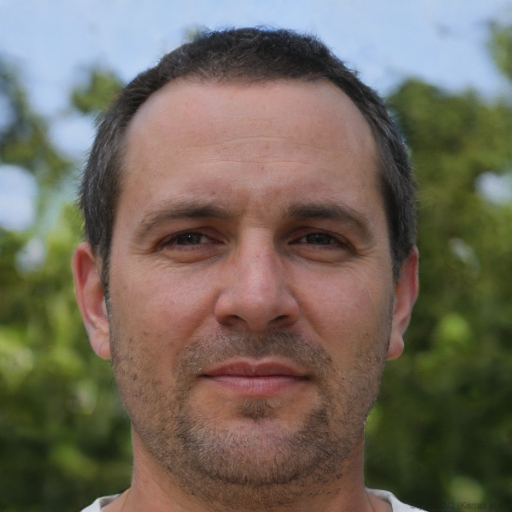
#> input picture test_ai.png, 1024 x 1024 px, given in place of the camera (shown at 1/2 size)
$ python detector_v2.py
#> lines starting #> are read from the running program, lines starting #| are printed output that depends on the picture; after the words box and inside, x2 and y2 are one past the last pixel; in counts of white or black regions, pixels touching at a corner belong together
import cv2
import numpy as np
from datetime import datetime
import json
import os

try:
    from mediapipe.tasks import python
    from mediapipe.tasks.python import vision
    import mediapipe as mp
    NEW_MEDIAPIPE = True
except:
    NEW_MEDIAPIPE = False

INCIDENT_LOG = os.path.expanduser("~/incidents_v2.json")

def log_incident(confidence, reason, bbox):
    incidents = []
    if os.path.exists(INCIDENT_LOG):
        with open(INCIDENT_LOG, 'r') as f:
            incidents = json.load(f)
    incident = {
        "id": len(incidents) + 1,
        "timestamp": datetime.now().isoformat(),
        "confidence": round(confidence, 2),
        "reason": reason,
        "location": f"x:{bbox[0]}, y:{bbox[1]}",
        "status": "detected",
        "theater": "Demo Theater",
        "screen": "Screen 1"
    }
    incidents.append(incident)
    with open(INCIDENT_LOG, 'w') as f:
        json.dump(incidents, f, indent=2)
    print(f"INCIDENT LOGGED | {reason} | Confidence: {confidence:.0%} | {incident['timestamp']}")
    return incident

def detect_phone_screen(frame, mean_brightness):
    gray = cv2.cvtColor(frame, cv2.COLOR_BGR2GRAY)
    threshold = max(180, mean_brightness + 60)
    _, bright_mask = cv2.threshold(gray, threshold, 255, cv2.THRESH_BINARY)
    contours, _ = cv2.findContours(bright_mask, cv2.RETR_EXTERNAL, cv2.CHAIN_APPROX_SIMPLE)
    detections = []
    for contour in contours:
        area = cv2.contourArea(contour)
        if area < 800:
            continue
        x, y, w, h = cv2.boundingRect(contour)
        aspect_ratio = w / h if h > 0 else 0
        if 0.4 <= aspect_ratio <= 2.5:
            confidence = 0.0
            frame_area = frame.shape[0] * frame.shape[1]
            size_ratio = area / frame_area
            if 0.01 <= size_ratio <= 0.3:
                confidence += 0.35
            roi = gray[y:y+h, x:x+w]
            roi_brightness = np.mean(roi)
            contrast = roi_brightness - mean_brightness
            if contrast > 40:
                confidence += 0.35
            rect_area = w * h
            fill_ratio = area / rect_area if rect_area > 0 else 0
            if fill_ratio > 0.6:
                confidence += 0.30
            if confidence >= 0.65:
                detections.append({
                    'bbox': (x, y, w, h),
                    'confidence': confidence,
                    'reason': 'Bright screen detected'
                })
    return detections

def detect_hand_posture(frame):
    """Detect hand holding phone using contour and skin color analysis"""
    detections = []

    # Convert to HSV for skin detection
    hsv = cv2.cvtColor(frame, cv2.COLOR_BGR2HSV)

    # Skin color range in HSV
    lower_skin = np.array([0, 20, 70], dtype=np.uint8)
    upper_skin = np.array([20, 255, 255], dtype=np.uint8)
    skin_mask = cv2.inRange(hsv, lower_skin, upper_skin)

    # Also include slightly darker skin tones
    lower_skin2 = np.array([170, 20, 70], dtype=np.uint8)
    upper_skin2 = np.array([180, 255, 255], dtype=np.uint8)
    skin_mask2 = cv2.inRange(hsv, lower_skin2, upper_skin2)
    skin_mask = cv2.bitwise_or(skin_mask, skin_mask2)

    # Clean up mask
    kernel = np.ones((5,5), np.uint8)
    skin_mask = cv2.morphologyEx(skin_mask, cv2.MORPH_CLOSE, kernel)
    skin_mask = cv2.morphologyEx(skin_mask, cv2.MORPH_OPEN, kernel)

    contours, _ = cv2.findContours(skin_mask, cv2.RETR_EXTERNAL, cv2.CHAIN_APPROX_SIMPLE)

    fh, fw = frame.shape[:2]

    for contour in contours:
        area = cv2.contourArea(contour)
        if area < 2000:
            continue

        x, y, w, h = cv2.boundingRect(contour)

        confidence = 0.0
        reason_parts = []

        # Hand in upper half of frame = raised toward screen
        if y < fh * 0.6:
            confidence += 0.35
            reason_parts.append("hand elevated")

        # Aspect ratio check — hand holding phone is taller than wide
        aspect = h / w if w > 0 else 0
        if 1.2 <= aspect <= 4.0:
            confidence += 0.35
            reason_parts.append("recording grip")

        # Size check
        size_ratio = area / (fw * fh)
        if 0.02 <= size_ratio <= 0.25:
            confidence += 0.30
            reason_parts.append("hand size match")

        if confidence >= 0.65:
            detections.append({
                'bbox': (x, y, w, h),
                'confidence': confidence,
                'reason': f"Hand posture: {', '.join(reason_parts)}"
            })

    return detections

def main():
    print("=" * 60)
    print("CINEMA PIRACY SOLUTION v2 - Smart AI Detector")
    print("US Provisional Patent App. 64/049,190")
    print("Detection: Screen brightness + Hand posture analysis")
    print("=" * 60)
    print("\nDetection modes:")
    print("  1. Bright screen detection (orange box)")
    print("  2. Hand posture detection (red box)")
    print("  3. Combined = HIGH CONFIDENCE alert")
    print("\nPress Q to quit | Press D to toggle dark mode\n")

    cap = cv2.VideoCapture(0)
    if not cap.isOpened():
        print("ERROR: Could not open camera")
        return

    cap.set(cv2.CAP_PROP_FRAME_WIDTH, 1280)
    cap.set(cv2.CAP_PROP_FRAME_HEIGHT, 720)

    alert_cooldown = 0
    total_incidents = 0
    dark_mode = False

    print("Camera active. Smart detection running...\n")

    while True:
        ret, frame = cap.read()
#> frame is the input picture: shape (1024, 1024, 3); mean B, G, R 92.1, 104.7, 114
        if not ret:
            break

        if dark_mode:
            frame = cv2.convertScaleAbs(frame, alpha=0.3, beta=0)

        gray = cv2.cvtColor(frame, cv2.COLOR_BGR2GRAY)
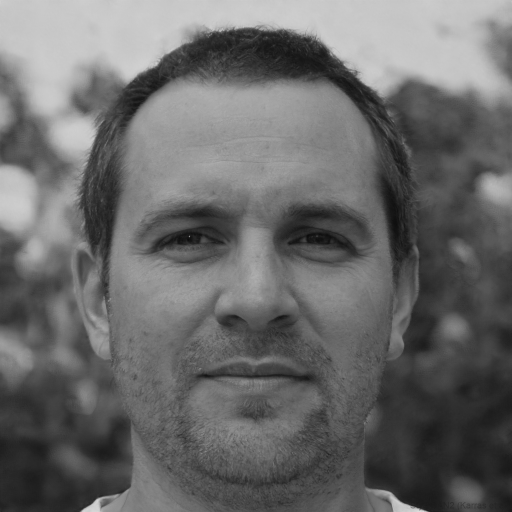
#> gray: shape (1024, 1024) (shown at 1/2 size); min 8, max 227, mean 106.1
        mean_brightness = np.mean(gray)
#> mean_brightness = 106.1

        screen_detections = detect_phone_screen(frame, mean_brightness)
#> in detect_phone_screen, `threshold = max(180, mean_brightness + 60)`: threshold = 180
#> in detect_phone_screen, `_, bright_mask = cv2.threshold(gray, threshold, 255, cv2.THRESH_BINARY)`:
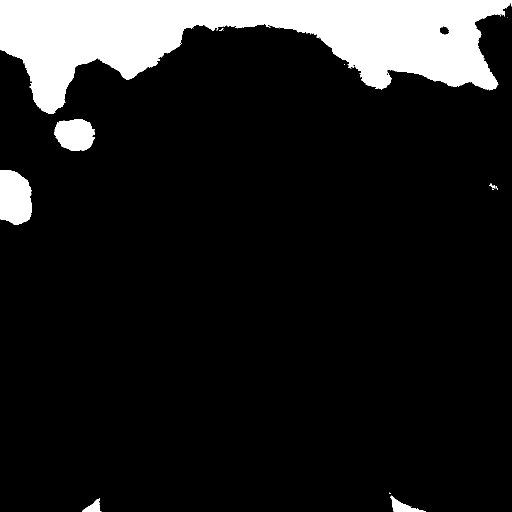
#> bright_mask: shape (1024, 1024) (shown at 1/2 size); 12.4% white; 22 white regions (16 under 20 px)
#> in detect_phone_screen, `contours, _ = cv2.findContours(bright_mask, cv2.RETR_EXTERNAL, cv2.CHA..`: contours = 21 contours, 15 with area under 20; largest, box (x1, y1, x2, y2) and area: (0, 0, 1024, 228) 117487, (0, 340, 63, 450) 5752, (109, 238, 190, 302) 3918, (781, 991, 852, 1024) 772, (164, 997, 203, 1024) 466, (979, 367, 991, 377) 26
#> the loop in detect_phone_screen, `for contour in contours:` made 21 passes
#> (area, x, y, w, h, aspect_ratio, confidence, frame_area) on passes 8 to 9: (5751.5, 0, 340, 63, 110, 0.573, 0.65, 1048576), (3918, 109, 238, 81, 64, 1.27, 0.65, 1048576)
#> area on passes 2, 3, 7: 465.5, 772, 25.5
#> after the loop in detect_phone_screen, `for contour in contours:`:
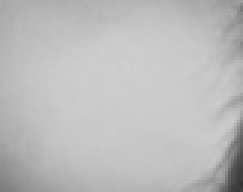
#> roi: shape (64, 81) (shown 3 times larger); min 51, max 208, mean 188
#> after the loop in detect_phone_screen, `for contour in contours:`: detections = []
#> screen_detections = []
        hand_detections = detect_hand_posture(frame)
#> in detect_hand_posture, `hsv = cv2.cvtColor(frame, cv2.COLOR_BGR2HSV)`: hsv: shape (1024, 1024, 3); mean H, S, V 38.5, 93.5, 125.6
#> in detect_hand_posture, `skin_mask = cv2.inRange(hsv, lower_skin, upper_skin)`: skin_mask: shape (1024, 1024); 43.1% white; 159 white regions (150 under 20 px), largest, box (x1, y1, x2, y2) and area: (144, 117, 838, 1024) 450825, (217, 199, 237, 222) 128, (214, 256, 228, 273) 86
#> in detect_hand_posture, `skin_mask2 = cv2.inRange(hsv, lower_skin2, upper_skin2)`:
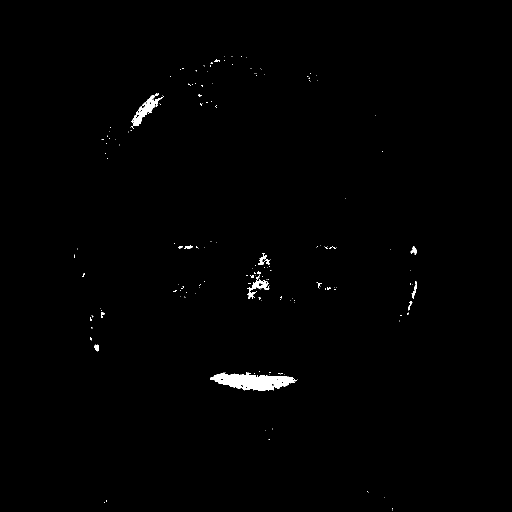
#> skin_mask2: shape (1024, 1024) (shown at 1/2 size); 0.68% white; 174 white regions (155 under 20 px), largest, box (x1, y1, x2, y2) and area: (420, 745, 593, 782) 3817, (262, 186, 328, 258) 1233, (495, 549, 539, 582) 494
#> in detect_hand_posture, `skin_mask = cv2.bitwise_or(skin_mask, skin_mask2)`: skin_mask: shape (1024, 1024); 43.8% white; 127 white regions (119 under 20 px), largest, box (x1, y1, x2, y2) and area: (144, 112, 838, 1024) 458167, (217, 199, 237, 222) 128, (214, 254, 228, 273) 92
#> in detect_hand_posture, `skin_mask = cv2.morphologyEx(skin_mask, cv2.MORPH_CLOSE, kernel)`: skin_mask: shape (1024, 1024); 44.2% white; 50 white regions (45 under 20 px), largest, box (x1, y1, x2, y2) and area: (144, 112, 838, 1024) 463174, (217, 194, 241, 222) 159, (759, 248, 768, 254) 32, (165, 413, 169, 422) 25, (242, 185, 246, 192) 21
#> in detect_hand_posture, `skin_mask = cv2.morphologyEx(skin_mask, cv2.MORPH_OPEN, kernel)`:
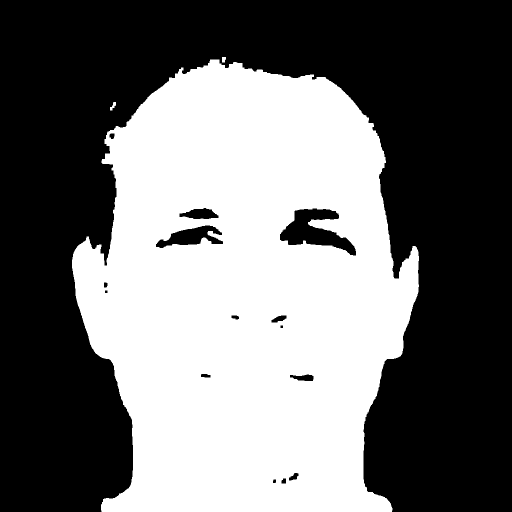
#> skin_mask: shape (1024, 1024) (shown at 1/2 size); 44.1% white; 3 white regions
#> in detect_hand_posture, `contours, _ = cv2.findContours(skin_mask, cv2.RETR_EXTERNAL, cv2.CHAIN..`: contours = 3 contours; box (x1, y1, x2, y2) and area: (144, 119, 838, 1024) 473074, (220, 204, 232, 221) 76, (444, 114, 452, 125) 60
#> the loop in detect_hand_posture, `for contour in contours:` made 3 passes
#> (area, x, y, w, h, confidence, aspect, size_ratio) on pass 2: (473073.5, 144, 119, 694, 905, 0.7, 1.3, 0.451)
#> area on passes 1, 3: 76, 60
#> after the loop in detect_hand_posture, `for contour in contours:`: detections = 1 item
#> hand_detections = 1 item

        all_detections = []

        for det in screen_detections:
            x, y, w, h = det['bbox']
            cv2.rectangle(frame, (x, y), (x+w, y+h), (0, 165, 255), 2)
            cv2.putText(frame, f"SCREEN {det['confidence']:.0%}",
                       (x, y-8), cv2.FONT_HERSHEY_SIMPLEX, 0.6, (0,165,255), 2)
            all_detections.append(det)
#> this loop made 0 passes
#> after the loop, all_detections = []

        for det in hand_detections:
            x, y, w, h = det['bbox']
            cv2.rectangle(frame, (x, y), (x+w, y+h), (0, 0, 255), 2)
            cv2.putText(frame, f"HAND {det['confidence']:.0%}",
                       (x, y-8), cv2.FONT_HERSHEY_SIMPLEX, 0.6, (0,0,255), 2)
            all_detections.append(det)
#> this loop made 1 pass
#> (x, y, w, h) on pass 1: (144, 119, 694, 905)
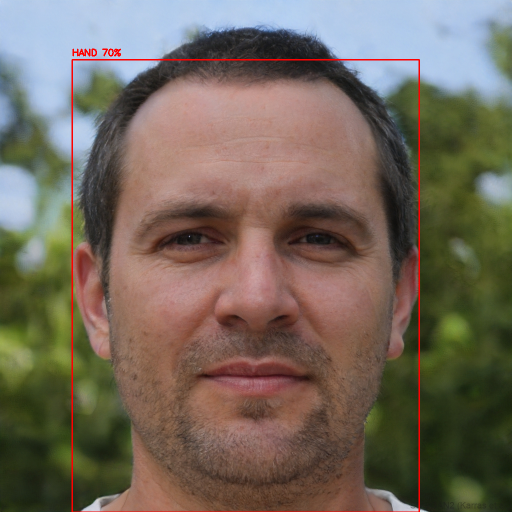
#> frame: shape (1024, 1024, 3) (shown at 1/2 size); 0.85% of pixels changed, all inside (x1, y1, x2, y2) = (143, 97, 840, 1024)
#> after the loop, all_detections = 1 item

        fh, fw = frame.shape[:2]
#> fh = 1024; fw = 1024

        if screen_detections and hand_detections:
            combined = min(1.0, screen_detections[0]['confidence'] + hand_detections[0]['confidence'] * 0.5)
            cv2.rectangle(frame, (5, 50), (fw-5, 115), (0, 0, 150), -1)
            cv2.putText(frame, f"HIGH CONFIDENCE PIRACY DETECTED: {combined:.0%}",
                       (15, 92), cv2.FONT_HERSHEY_SIMPLEX, 0.85, (255,255,255), 2)
            if alert_cooldown <= 0:
                log_incident(combined, "COMBINED: Screen + Hand posture", screen_detections[0]['bbox'])
                total_incidents += 1
                alert_cooldown = 45
        elif all_detections and alert_cooldown <= 0:
            best = max(all_detections, key=lambda x: x['confidence'])
#> best = 3 items
            if best['confidence'] >= 0.70:
                log_incident(best['confidence'], best['reason'], best['bbox'])
                total_incidents += 1
                alert_cooldown = 30

        if alert_cooldown > 0:
            alert_cooldown -= 1

        has_detection = len(all_detections) > 0
#> has_detection = True
        status_color = (0, 0, 255) if has_detection else (0, 200, 0)
#> status_color = (0, 0, 255)
        status_text = f"ALERT: {len(all_detections)} SIGNAL(S) DETECTED" if has_detection else "MONITORING - CLEAR"
#> status_text = 'ALERT: 1 SIGNAL(S) DETECTED'
        cv2.rectangle(frame, (0, 0), (fw, 45), (0,0,0), -1)
        cv2.putText(frame, status_text, (10, 30),
                   cv2.FONT_HERSHEY_SIMPLEX, 0.9, status_color, 2)

        cv2.rectangle(frame, (0, fh-55), (fw, fh), (0,0,0), -1)
        cv2.putText(frame, f"Cinema Piracy Solution v2 | Incidents: {total_incidents} | {datetime.now().strftime('%H:%M:%S')}",
                   (10, fh-30), cv2.FONT_HERSHEY_SIMPLEX, 0.55, (200,200,200), 1)
        cv2.putText(frame, "US Prov. App. 64/049,190 | cinemapiracysolution.com",
                   (10, fh-10), cv2.FONT_HERSHEY_SIMPLEX, 0.45, (100,100,100), 1)
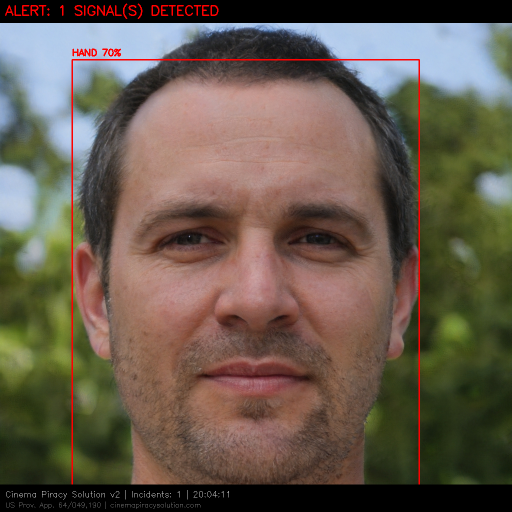
#> frame: shape (1024, 1024, 3) (shown at 1/2 size); mean B, G, R 78.1, 91, 103.3

        cv2.imshow('Cinema Piracy Solution v2', frame)

        key = cv2.waitKey(1) & 0xFF
#> (key q is pressed here)
        if key == ord('q'):
            break
        elif key == ord('d'):
            dark_mode = not dark_mode
            print(f"Dark mode: {'ON' if dark_mode else 'OFF'}")

    cap.release()
    cv2.destroyAllWindows()
    print(f"\nSession complete. Total incidents: {total_incidents}")

if __name__ == "__main__":
    main()
